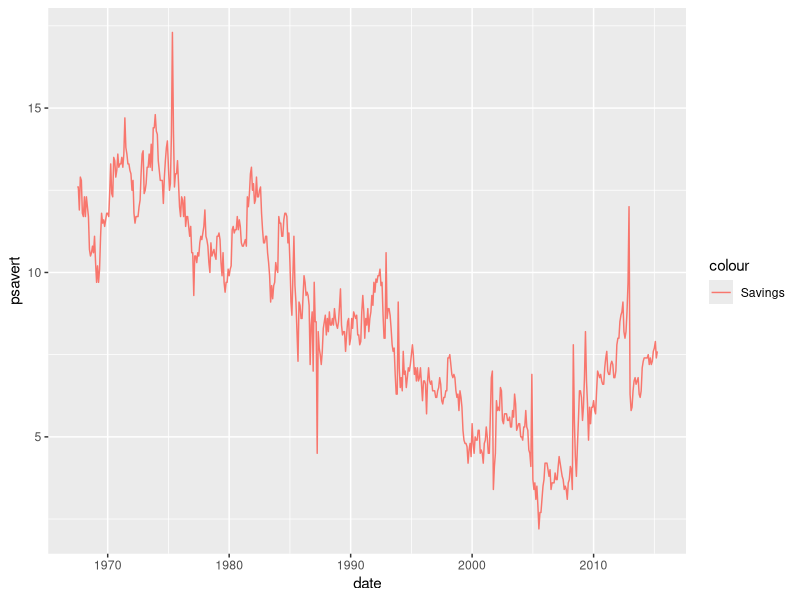
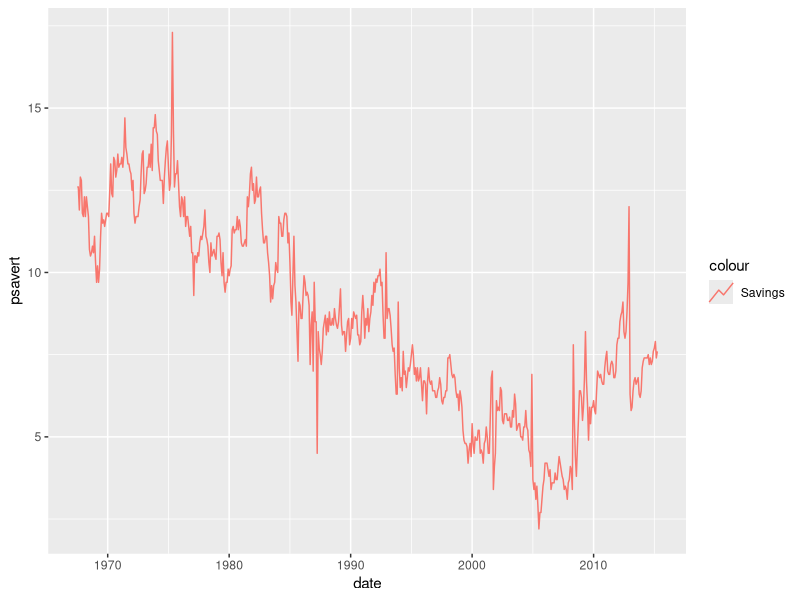

Generate these figures, in order, with R:
library(ggplot2)
base <- ggplot(economics, aes(date, psavert, color = "Savings"))

base + geom_line()
base + geom_line(key_glyph = "timeseries")
#By specifying "timeseries" as the key glyph, you are indicating that you want to use a custom representation in the legend for this line. 
